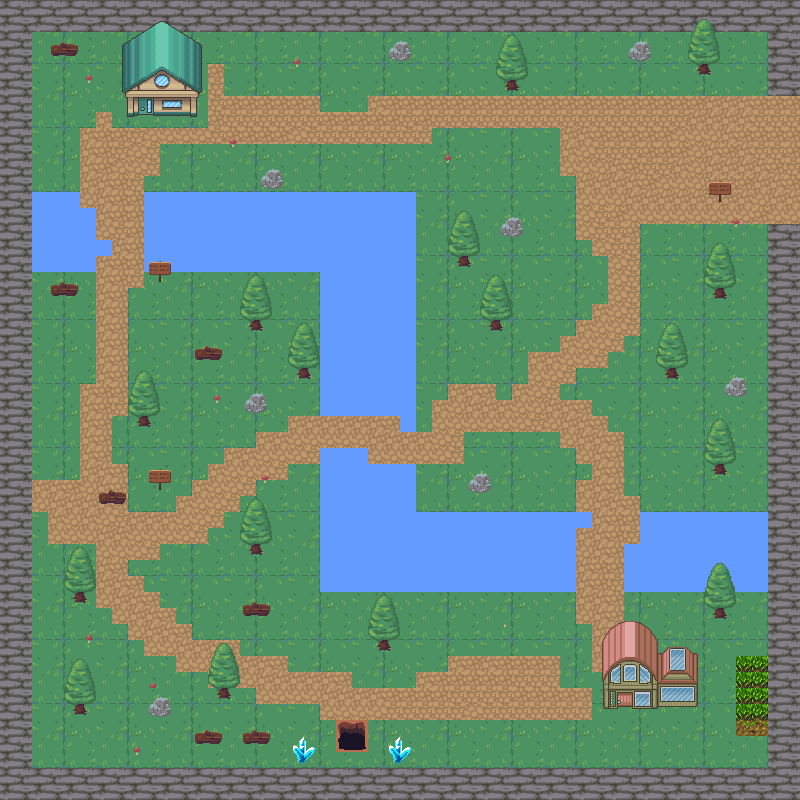

Rendered tile map (Tiled .tmx) drawn with the repository's tilesets; below, a short description and the map source with its tile grids summarised:
An orthogonal 50x50 tile map with 16x16 px tiles, 7 tile layers (background, walls, water, path, ...), 4 tilesets and 63 objects (52x collision, enter_house, enter_house_exit, exit_house2, enter_house2, ...).

<map version="1.8" tiledversion="1.8.4" orientation="orthogonal" renderorder="right-down" width="50" height="50" tilewidth="16" tileheight="16" infinite="0" nextlayerid="11" nextobjectid="106">
 <tileset firstgid="1" source="nature.tsx" />
 <tileset firstgid="721" source="house.tsx" />
 <tileset firstgid="1496" source="dungeon.tsx" />
 <tileset firstgid="1752" source="map tiled/PathAndObjects.tsx" />
 <layer id="1" name="background" width="50" height="50">
  <data>[2500 cells, 2500 non-empty, 16 distinct tile ids]</data>
 </layer>
 <layer id="2" name="walls" width="50" height="50">
  <data>[2500 cells, 384 non-empty, 4 distinct tile ids]</data>
 </layer>
 <layer id="3" name="water" width="50" height="50">
  <data>[2500 cells, 350 non-empty, 4 distinct tile ids]</data>
 </layer>
 <layer id="4" name="path" width="50" height="50">
  <data>[2500 cells, 579 non-empty, 59 distinct tile ids]</data>
 </layer>
 <layer id="6" name="decorations" width="50" height="50">
  <data>[2500 cells, 145 non-empty, 35 distinct tile ids]</data>
 </layer>
 <layer id="8" name="top" width="50" height="50">
  <data>[2500 cells, 143 non-empty, 53 distinct tile ids]</data>
 </layer>
 <layer id="9" name="dungeon" width="50" height="50">
  <data>[2500 cells, 1 non-empty, 1 distinct tile ids]</data>
 </layer>
 <objectgroup id="5" name="Objects">
  <object id="6" type="collision" x="0" y="-1.33333" width="652" height="32" />
  <object id="8" type="collision" x="645.333" y="0" width="153.333" height="30.6667" />
  <object id="9" type="collision" x="768" y="32" width="30.6667" height="766.667" />
  <object id="10" type="collision" x="122.667" y="769.333" width="642.667" height="29.3333" />
  <object id="11" type="collision" x="0" y="770.667" width="120" height="28" />
  <object id="12" type="collision" x="-1.33333" y="0" width="32" height="768" />
  <object id="14" type="collision" x="48" y="193.333" width="30.6667" height="78.6667" />
  <object id="16" type="collision" x="80" y="208.667" width="14.6667" height="65.3333" />
  <object id="17" type="collision" x="95.3333" y="240" width="16" height="15.3333" />
  <object id="18" type="collision" x="144" y="191.333" width="254.667" height="79.3333" />
  <object id="20" type="collision" x="400" y="191" width="14" height="242" />
  <object id="21" type="collision" x="317" y="272" width="81" height="146" />
  <object id="22" type="collision" x="319" y="447" width="49" height="146" />
  <object id="23" type="collision" x="368" y="463" width="46" height="129" />
  <object id="24" type="collision" x="415" y="513" width="159" height="78" />
  <object id="25" type="collision" x="574.333" y="512.333" width="17.6667" height="15.6667" />
  <object id="26" type="collision" x="639.5" y="512" width="129" height="81.5" />
  <object id="27" type="collision" x="624" y="543.5" width="15.5" height="50.5" />
  <object id="33" name="enter_house" x="618.5" y="692.75" width="13.75" height="24" />
  <object id="34" name="enter_house_exit" x="623.834" y="731.75">
   <point />
  </object>
  <object id="39" type="collision" x="503.333" y="77.6667" width="16.3333" height="14.3333" />
  <object id="41" type="collision" x="128.333" y="64.6667" width="67" height="51.6667" />
  <object id="42" type="collision" x="602.25" y="671.5" width="97" height="37.5" />
  <object id="46" type="collision" x="698.667" y="64.6667" width="11.3333" height="10.6667" />
  <object id="49" type="collision" x="458.333" y="254.667" width="12.3333" height="13.3333" />
  <object id="50" type="collision" x="490.333" y="319.667" width="12.3333" height="12.6667" />
  <object id="51" type="collision" x="714.667" y="287.667" width="11.3333" height="12.6667" />
  <object id="53" type="collision" x="666.333" y="367.667" width="11.3333" height="12.6667" />
  <object id="55" type="collision" x="714.333" y="462.333" width="11.3333" height="12.6667" />
  <object id="56" type="collision" x="714.333" y="606.667" width="11.3333" height="12.6667" />
  <object id="57" type="collision" x="378" y="639.667" width="11.3333" height="12.6667" />
  <object id="58" type="collision" x="218.333" y="687" width="11.3333" height="12.6667" />
  <object id="59" type="collision" x="250.333" y="542.333" width="11.3333" height="12.6667" />
  <object id="60" type="collision" x="74.6667" y="591.667" width="11.3333" height="12.6667" />
  <object id="61" type="collision" x="74.3333" y="703" width="11.3333" height="12.6667" />
  <object id="62" type="collision" x="137.667" y="414.333" width="11.3333" height="12.6667" />
  <object id="63" type="collision" x="299" y="368" width="11.3333" height="12.6667" />
  <object id="64" type="collision" x="249.667" y="319.667" width="11.3333" height="12.6667" />
  <object id="66" type="collision" x="261" y="169.667" width="22" height="19.6667" />
  <object id="80" type="collision" x="389.5" y="42.1667" width="22" height="19.6667" />
  <object id="78" type="collision" x="501" y="217.667" width="22" height="19.6667" />
  <object id="81" type="collision" x="725" y="377.667" width="22" height="19.6667" />
  <object id="82" type="collision" x="469" y="472.167" width="22" height="19.6667" />
  <object id="76" type="collision" x="245" y="395" width="22" height="19.6667" />
  <object id="77" type="collision" x="149" y="695.667" width="22" height="19.6667" />
  <object id="67" type="collision" x="49.6667" y="280" width="28.3333" height="19.3333" />
  <object id="79" type="collision" x="49.6667" y="39.5" width="28.3333" height="19.3333" />
  <object id="70" type="collision" x="194.333" y="344.667" width="28.3333" height="19.3333" />
  <object id="71" type="collision" x="98.3333" y="488.667" width="28.3333" height="19.3333" />
  <object id="73" type="collision" x="241.667" y="599.333" width="28.3333" height="19.3333" />
  <object id="74" type="collision" x="241" y="728" width="28.3333" height="19.3333" />
  <object id="75" type="collision" x="193.667" y="728.667" width="28.3333" height="19.3333" />
  <object id="68" type="collision" x="149.333" y="263" width="21" height="20.3333" />
  <object id="72" type="collision" x="150" y="470.333" width="21" height="20.3333" />
  <object id="83" name="exit_house2" x="143.833" y="154.667">
   <point />
  </object>
  <object id="84" name="enter_house2" x="135.333" y="97.6667" width="20.6667" height="30.6667" />
  <object id="86" name="spawn_world3" x="352" y="737.667">
   <point />
  </object>
  <object id="100" name="enter_castle" x="751.5" y="66.333" width="15.3333" height="159.5" />
  <object id="101" name="spawn_world2" x="727.667" y="161.5">
   <point />
  </object>
 </objectgroup>
 <objectgroup id="10" name="NPCPaths">
  <object id="91" name="robin_path1" x="240.667" y="47.3333" width="16" height="16.3333" />
  <object id="92" name="robin_path2" x="240.75" y="143.666" width="16" height="16.3333" />
  <object id="93" name="robin_path3" x="367.334" y="143.667" width="16" height="16.3333" />
  <object id="94" name="robin_path4" x="368" y="48" width="16" height="16.3333" />
 </objectgroup>
</map>
